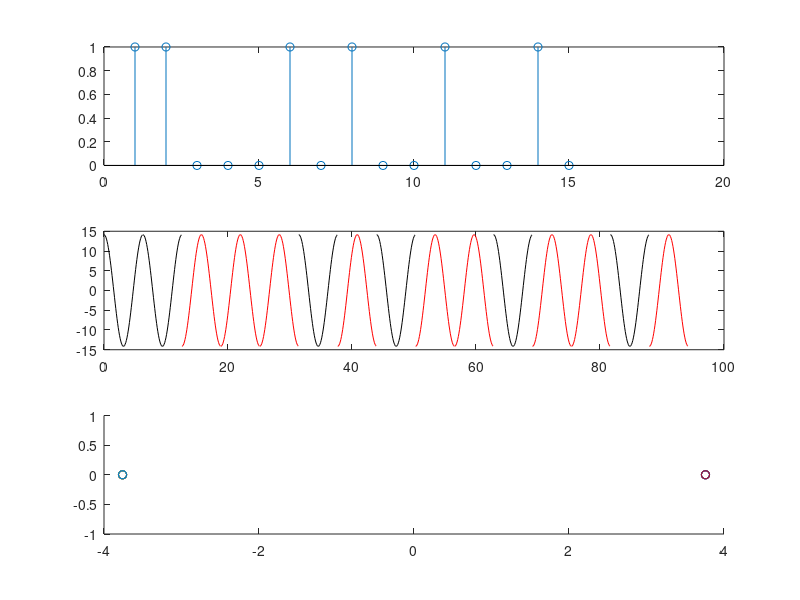

Write MATLAB code to recreate this figure.
% BPSK

clc
clear
seq = zeros(1, 15);
for i=1:15
    if(rand(1) > 0.4)
        seq(i) = 1;
    else
        seq(i) = 0;
    end
end
subplot(3, 1, 1)
stem(seq)
Es = 1;
Ts = 0.01;

A = sqrt(2*Es/Ts);
X = 0:0.1:2*pi;
seq_pos = A*cos(X);
seq_neg = -A*cos(X);

xi = 0;
xf = 2*pi;
for i = 1:15
    x = xi:0.1:xf;
    subplot(3, 1, 2)
    if(seq(i) == 0)
        plot(x, seq_neg, color = 'red')
    else
        plot(x, seq_pos, color = 'black')
    end
    xi = xi+2*pi;
    xf = xf+2*pi;
    hold on
end

hold off
subplot(3, 1, 3)
for i=1:15
    if(seq(i) == 0)
        scatter(-sqrt(A), 0, color = 'red')
    else
        scatter(sqrt(A), 0, color = 'black')
    end
    hold on
end
